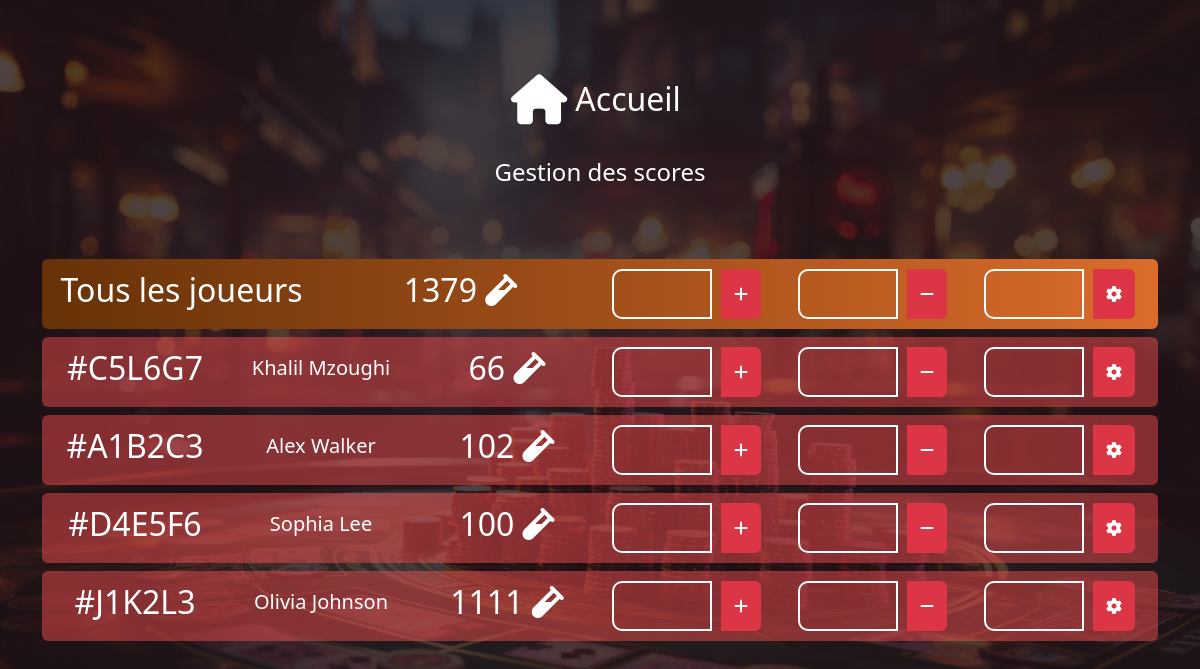
The app's page /score (signed in) with its own data.
### entities/player.py (models this page shows, shortened)
class Player(db.Model):
    __tablename__ = 'players'
    code = db.Column(db.String(6), primary_key=True)
    first_name = db.Column(db.String(50), nullable=False)
    last_name = db.Column(db.String(50), nullable=False)
    score = db.Column(db.Integer, default=0)
    def to_dict(self):
        return {
            'code': self.code,
            'first_name': self.first_name,
            'last_name': self.last_name,
            'score': self.score
        }
    @staticmethod
    def calculate_total_score():
        total_score = db.session.query(func.sum(Player.score)).scalar()
        return total_score if total_score else 0

### app.py (the view)
@app.route('/score')
def score():
    if is_admin_logged_in():
        message = request.args.get('message')
        if not message:
            message = ''
        error = request.args.get('error')
        if not error:
            error = ''
        players = Player.query.all()
        players_list = []
        for player in players:
            players_list.append(player.to_dict())
        total_score = Player.calculate_total_score()
        return render_template('score.html', players=players_list, total_score=total_score, message=message,
                               error=error)
    return redirect(url_for('login'))

### app.py (called while the page is built)
def is_admin_logged_in():
    if 'admin_id' in session and 'user_type' in session:
        if session.get('user_type') == 'admin':
            admin_id = session.get('admin_id')
            admin = Admin.query.get(admin_id)
            if admin:
                return True
    return False

### templates/score.html (shortened to what this page needs)
{% extends "layout.html" %}
{% block content %}
    <div class="container d-flex flex-column justify-content-center align-items-center p-5"
         style="min-height: 100%; height: 100%;">
        <div class="text-white mb-2 d-flex align-items-center">
            <a href="./menu" class="text-decoration-none text-white d-flex align-items-center p-2 m-3">
                <i class="fa-solid fa-house" style="font-size: 50px;"></i>
                <h2 class="m-2">Accueil</h2>
            </a>
        </div>
        <div class="text-white text-center"><h4>Gestion des scores</h4></div>
    </div>
    <div class="d-flex">
        <div class="container align-self-center mx-auto" style="height: 50vh; overflow-y: auto; overflow-x: auto;">
            <div class="row text-white text-center ranking-row third-place d-flex justify-content-center align-items-center rounded mb-2">
                <div class="col-3"><h2>Tous les joueurs</h2></div>
                <div class="col-3"><h2>{{ total_score }} <i class="fa-solid fa-vial"></i></h2></div>
                <div class="col-2">
                    <form action="../add-score-all" method="post" class="d-flex align-items-center">
                        <div class="input-group"><input type="number" min="0" step="1" required name="plus"
                                                        style="width: 100px;">
                            <button class="btn btn-danger" type="submit"><i class="fa-solid fa-plus"></i></button>
                        </div>
                    </form>
                </div>
                <div class="col-2">
                    <form action="../remove-score-all" method="post" class="d-flex align-items-center">
                        <div class="input-group"><input type="number" min="0" step="1" required name="minus"
                                                        style="width: 100px;">
                            <button class="btn btn-danger" type="submit"><i class="fa-solid fa-minus"></i></button>
                        </div>
                    </form>
                </div>
                <div class="col-2">
                    <form action="../set-score-all" method="post" class="d-flex align-items-center">
                        <div class="input-group"><input type="number" min="0" step="1" required name="set"
                                                        style="width: 100px;">
                            <button class="btn btn-danger" type="submit"><i class="fa-solid fa-gear"></i></button>
                        </div>
                    </form>
                </div>
            </div>
            {% for player in players %}
                <div class="row text-white text-center ranking-row d-flex justify-content-center align-items-center rounded mb-2">
                    <div class="col-2"><h2>#{{ player.code }}</h2></div>
                    <div class="col-2"><h5>{{ player.first_name }} {{ player.last_name }}</h5></div>
                    <div class="col-2"><h2>{{ player.score }} <i class="fa-solid fa-vial"></i></h2></div>
                    <div class="col-2">
                        <form action="../add-score" method="post" class="d-flex align-items-center">
                            <div class="input-group"><input type="number" min="0" step="1" required name="plus"
                                                            style="width: 100px;">
                                <button class="btn btn-danger" type="submit"><i class="fa-solid fa-plus"></i></button>
                            </div>
                        </form>
                    </div>
                    <div class="col-2">
                        <form action="../remove-score" method="post" class="d-flex align-items-center">
                            <div class="input-group"><input type="number" min="0" step="1" required name="minus"
                                                            style="width: 100px;">
                                <button class="btn btn-danger" type="submit"><i class="fa-solid fa-minus"></i></button>
                            </div>
                        </form>
                    </div>
                    <div class="col-2">
                        <form action="../set-score" method="post" class="d-flex align-items-center">
                            <div class="input-group"><input type="number" min="0" step="1" required name="set"
                                                            style="width: 100px;">
                                <button class="btn btn-danger" type="submit"><i class="fa-solid fa-gear"></i></button>
                            </div>
                        </form>
                    </div>
                </div>
            {% endfor %}
        </div>
    </div>
{% endblock %}

### records on screen
Player: code "C5L6G7", first_name "Khalil", last_name "Mzoughi", score "66"
Player: code "A1B2C3", first_name "Alex", last_name "Walker", score "102"
Player: code "D4E5F6", first_name "Sophia", last_name "Lee", score "100"
Player: code "J1K2L3", first_name "Olivia", last_name "Johnson", score "1111"

### other values on screen
{{ total_score }} "1379"
